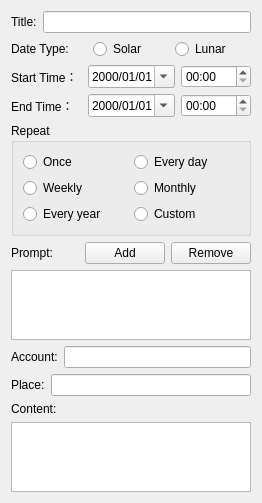
<?xml version="1.0" encoding="UTF-8"?>
<ui version="4.0">
 <class>CFrmTaskActivity</class>
 <widget class="QWidget" name="CFrmTaskActivity">
  <property name="geometry">
   <rect>
    <x>0</x>
    <y>0</y>
    <width>262</width>
    <height>501</height>
   </rect>
  </property>
  <property name="windowTitle">
   <string>Activity</string>
  </property>
  <layout class="QGridLayout" name="gridLayout_2">
   <item row="0" column="0">
    <layout class="QHBoxLayout" name="horizontalLayout">
     <item>
      <widget class="QLabel" name="label">
       <property name="text">
        <string>Title:</string>
       </property>
      </widget>
     </item>
     <item>
      <widget class="QLineEdit" name="leTitle"/>
     </item>
    </layout>
   </item>
   <item row="1" column="0">
    <layout class="QHBoxLayout" name="horizontalLayout_4">
     <item>
      <widget class="QLabel" name="label_5">
       <property name="text">
        <string>Date Type:</string>
       </property>
      </widget>
     </item>
     <item>
      <widget class="QRadioButton" name="rbSolar">
       <property name="text">
        <string>Solar</string>
       </property>
      </widget>
     </item>
     <item>
      <widget class="QRadioButton" name="rbLunar">
       <property name="text">
        <string>Lunar</string>
       </property>
      </widget>
     </item>
    </layout>
   </item>
   <item row="2" column="0">
    <layout class="QHBoxLayout" name="horizontalLayout_2">
     <item>
      <widget class="QLabel" name="label_2">
       <property name="text">
        <string>Start Time：</string>
       </property>
      </widget>
     </item>
     <item>
      <widget class="QDateEdit" name="dtStart">
       <property name="displayFormat">
        <string>yyyy/MM/dd</string>
       </property>
       <property name="calendarPopup">
        <bool>true</bool>
       </property>
      </widget>
     </item>
     <item>
      <widget class="QTimeEdit" name="tmStart">
       <property name="displayFormat">
        <string>HH:mm</string>
       </property>
       <property name="calendarPopup">
        <bool>true</bool>
       </property>
      </widget>
     </item>
    </layout>
   </item>
   <item row="3" column="0">
    <layout class="QHBoxLayout" name="horizontalLayout_3">
     <item>
      <widget class="QLabel" name="label_3">
       <property name="text">
        <string>End Time：</string>
       </property>
      </widget>
     </item>
     <item>
      <widget class="QDateEdit" name="dtEnd">
       <property name="displayFormat">
        <string>yyyy/MM/dd</string>
       </property>
       <property name="calendarPopup">
        <bool>true</bool>
       </property>
      </widget>
     </item>
     <item>
      <widget class="QTimeEdit" name="tmEnd">
       <property name="displayFormat">
        <string>HH:mm</string>
       </property>
       <property name="calendarPopup">
        <bool>true</bool>
       </property>
      </widget>
     </item>
    </layout>
   </item>
   <item row="4" column="0">
    <widget class="QGroupBox" name="groupBox">
     <property name="title">
      <string>Repeat</string>
     </property>
     <layout class="QGridLayout" name="gridLayout">
      <item row="0" column="0">
       <widget class="QRadioButton" name="rbOnce">
        <property name="text">
         <string>Once</string>
        </property>
       </widget>
      </item>
      <item row="0" column="1">
       <widget class="QRadioButton" name="rbEveryDay">
        <property name="text">
         <string>Every day</string>
        </property>
       </widget>
      </item>
      <item row="1" column="0">
       <widget class="QRadioButton" name="rbWeekly">
        <property name="text">
         <string>Weekly</string>
        </property>
       </widget>
      </item>
      <item row="1" column="1">
       <widget class="QRadioButton" name="rbMonthly">
        <property name="text">
         <string>Monthly</string>
        </property>
       </widget>
      </item>
      <item row="2" column="0">
       <widget class="QRadioButton" name="rbEveryYear">
        <property name="text">
         <string>Every year</string>
        </property>
       </widget>
      </item>
      <item row="2" column="1">
       <widget class="QRadioButton" name="rbCustom">
        <property name="text">
         <string>Custom</string>
        </property>
       </widget>
      </item>
     </layout>
    </widget>
   </item>
   <item row="5" column="0">
    <layout class="QHBoxLayout" name="horizontalLayout_7">
     <item>
      <widget class="QLabel" name="label_8">
       <property name="text">
        <string>Prompt:</string>
       </property>
      </widget>
     </item>
     <item>
      <widget class="QPushButton" name="pushButton">
       <property name="text">
        <string>Add</string>
       </property>
      </widget>
     </item>
     <item>
      <widget class="QPushButton" name="pushButton_2">
       <property name="text">
        <string>Remove</string>
       </property>
      </widget>
     </item>
    </layout>
   </item>
   <item row="6" column="0">
    <widget class="QListView" name="lstPromt"/>
   </item>
   <item row="7" column="0">
    <layout class="QHBoxLayout" name="horizontalLayout_5">
     <item>
      <widget class="QLabel" name="label_4">
       <property name="text">
        <string>Account:</string>
       </property>
      </widget>
     </item>
     <item>
      <widget class="QLineEdit" name="leAccount">
       <property name="sizePolicy">
        <sizepolicy hsizetype="Expanding" vsizetype="Fixed">
         <horstretch>0</horstretch>
         <verstretch>0</verstretch>
        </sizepolicy>
       </property>
      </widget>
     </item>
    </layout>
   </item>
   <item row="8" column="0">
    <layout class="QHBoxLayout" name="horizontalLayout_6">
     <item>
      <widget class="QLabel" name="label_6">
       <property name="text">
        <string>Place:</string>
       </property>
      </widget>
     </item>
     <item>
      <widget class="QLineEdit" name="lePlace">
       <property name="sizePolicy">
        <sizepolicy hsizetype="Expanding" vsizetype="Fixed">
         <horstretch>0</horstretch>
         <verstretch>0</verstretch>
        </sizepolicy>
       </property>
      </widget>
     </item>
    </layout>
   </item>
   <item row="9" column="0">
    <widget class="QLabel" name="label_7">
     <property name="text">
      <string>Content:</string>
     </property>
    </widget>
   </item>
   <item row="10" column="0">
    <widget class="QTextEdit" name="teContent"/>
   </item>
  </layout>
 </widget>
 <resources/>
 <connections/>
</ui>
